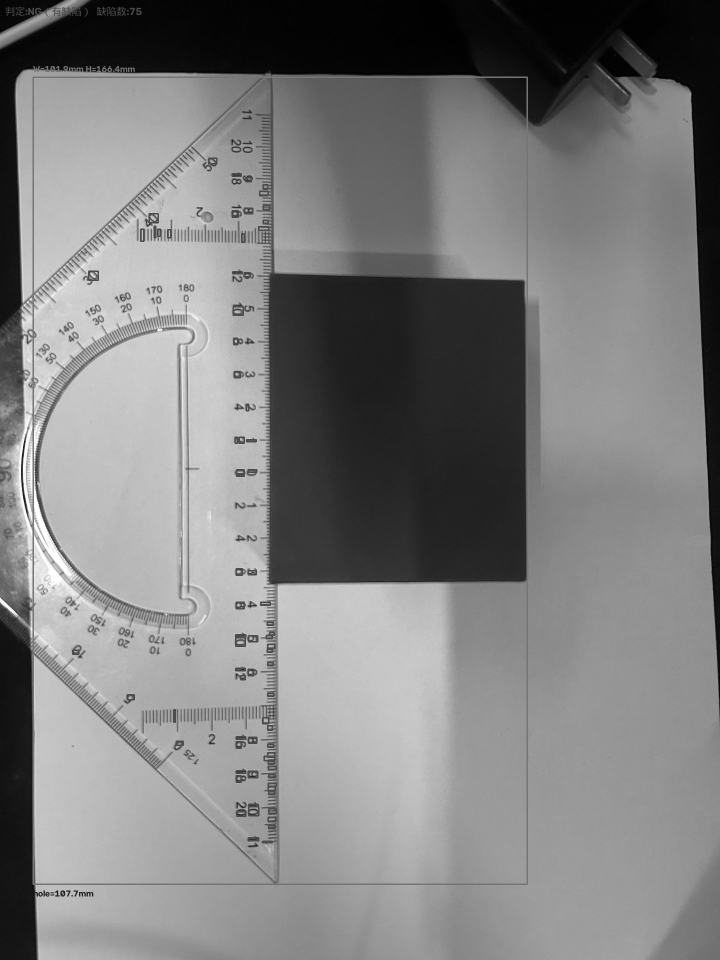
#> input picture result_input_red_block.png, 1440 x 1920 px (shown at 1/2 size); its folder holds only this picture in this run
$ python opencv_demo.py --image result_input_red_block.png
#> lines starting #> are read from the running program, lines starting #| are printed output that depends on the picture; after the words box and inside, x2 and y2 are one past the last pixel; in counts of white or black regions, pixels touching at a corner belong together
# -*- coding: utf-8 -*-
"""
工件尺寸测量 + 缺陷检测 Demo（机器视觉 / AOI 入门）
作者：杨杰（学习用，可直接运行，注释全中文）

依赖：
    pip install opencv-python numpy

运行方式：
    python opencv_demo.py                          # 内置合成图演示（OK + NG 各一张）
    python opencv_demo.py --image 工件.jpg          # 用自己的真实照片
    python opencv_demo.py --image 工件.jpg --ppm 15 # 指定标定系数（像素/毫米）
    python opencv_demo.py --out C:/temp/out        # 输出到指定目录（避免中文路径问题）

本 Demo 覆盖的 AOI 核心知识点：
    1) 标定（calibration）：像素 -> 真实毫米的换算
    2) 阈值分割 + 轮廓检测：把工件从背景里抠出来
    3) 尺寸测量：包围盒 + 圆孔直径
    4) 缺陷检测：用「中值滤波模板差分」找表面划痕/异色斑点
"""

import argparse
import os
import sys
import cv2
import numpy as np

PIXELS_PER_MM = 10.0


# ---------- 中文路径兼容 ----------
def imwrite_unicode(path, img):
    """cv2.imwrite 不支持中文路径，用 imencode+tofile 绕过。"""
    ext = os.path.splitext(path)[1].lower()
    enc_map = {".jpg": ".jpg", ".jpeg": ".jpg", ".png": ".png",
               ".bmp": ".bmp", ".tiff": ".tiff"}
    suffix = enc_map.get(ext, ".png")
    ok, buf = cv2.imencode(suffix, img)
    if ok:
        buf.tofile(path)
        return True
    return False


def imread_unicode(path):
    """cv2.imread 不支持中文路径，用 numpy+imdecode 绕过。"""
    return cv2.imdecode(np.fromfile(path, dtype=np.uint8), cv2.IMREAD_COLOR)


def imread_gray_unicode(path):
#> called with path = 'result_input_red_block.png'
    return cv2.imdecode(np.fromfile(path, dtype=np.uint8), cv2.IMREAD_GRAYSCALE)
#> returned value is the input picture: shape (1920, 1440); min 0, max 255, mean 126.7


# ---------- 合成图生成 ----------
def generate_sample(out_dir, with_defect=True, tag="ng"):
    """
    合成一张工件图：金属矩形件 + 圆孔 +（可选）划痕 + 50mm 标定尺。
    用于没有真实照片时也能跑通全流程。
    """
    w, h = 640, 480
    img = np.ones((h, w), np.uint8) * 220
    cv2.rectangle(img, (180, 120), (460, 360), 130, -1)
    cv2.circle(img, (320, 240), 35, 230, -1)
    if with_defect:
        cv2.line(img, (250, 180), (300, 230), 60, 3)
    bar_len = int(50 * PIXELS_PER_MM)
    cv2.rectangle(img, (40, 420), (40 + bar_len, 440), 80, -1)
    cv2.putText(img, "50mm ref", (40, 410),
                cv2.FONT_HERSHEY_SIMPLEX, 0.6, 60, 1)
    path = os.path.join(out_dir, f"sample_{tag}.png")
    imwrite_unicode(path, img)
    return path, img


# ---------- 尺寸测量 ----------
def measure_dimensions(gray):
    """
    阈值分割 -> 轮廓检测 -> 包围盒尺寸 -> ROI内圆孔检测。
    返回 dict 或 None。
    """
    # 自适应阈值比固定阈值更鲁棒（适应不同光照）
    if gray.mean() > 128:
        _, th = cv2.threshold(gray, 180, 255, cv2.THRESH_BINARY_INV)
    else:
        th = cv2.adaptiveThreshold(gray, 255, cv2.ADAPTIVE_THRESH_GAUSSIAN_C,
                                   cv2.THRESH_BINARY_INV, 51, 10)
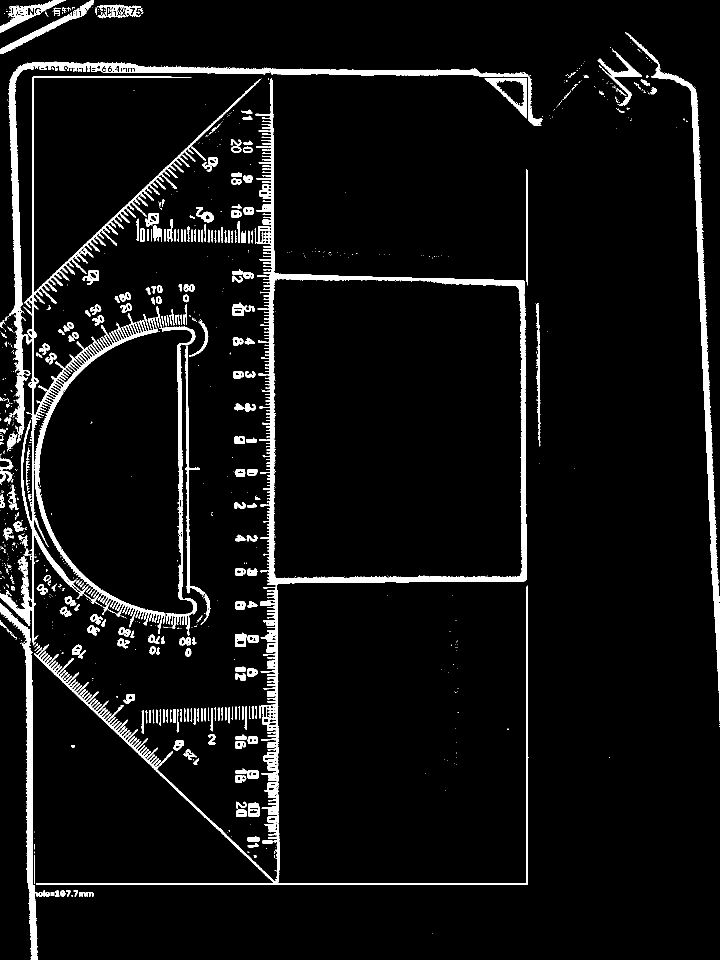
#> th: shape (1920, 1440) (shown at 1/2 size); 6.1% white; 928 white regions (646 under 20 px)

    contours, _ = cv2.findContours(th, cv2.RETR_EXTERNAL, cv2.CHAIN_APPROX_SIMPLE)
#> contours = 875 contours, 627 with area under 20; largest, box (x1, y1, x2, y2) and area: (68, 156, 1057, 1770) 332312, (0, 153, 523, 1291) 28903, (16, 123, 1085, 885) 19096, (1250, 64, 1440, 1442) 12640, (0, 1206, 76, 1920) 7652
    if not contours:
        return None
    c = max(contours, key=cv2.contourArea)
#> c = contour of 4422 points, box (x1, y1, x2, y2) (68, 156, 1057, 1770), area 332312
    x, y, w, h = cv2.boundingRect(c)
#> x = 68; y = 156; w = 989; h = 1614

    # 在工件 ROI 内找圆孔（亮区域）
    roi = gray[y:y + h, x:x + w]
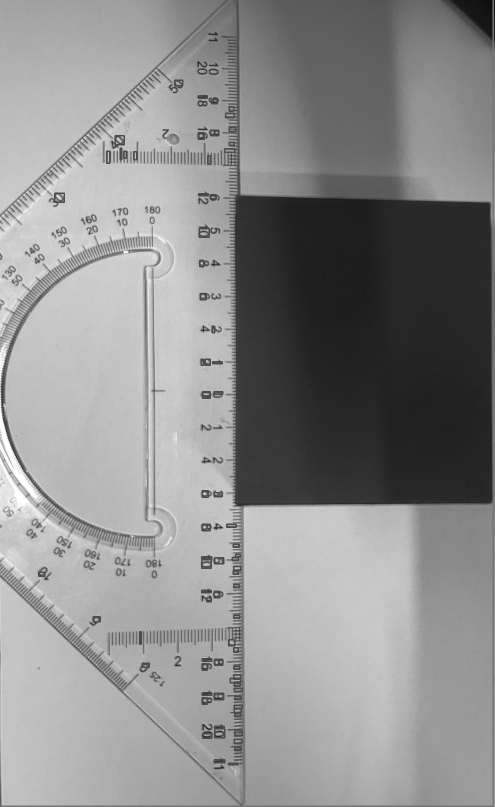
#> roi: shape (1614, 989) (shown at 1/2 size); min 12, max 255, mean 141
    _, th2 = cv2.threshold(roi, 180, 255, cv2.THRESH_BINARY)
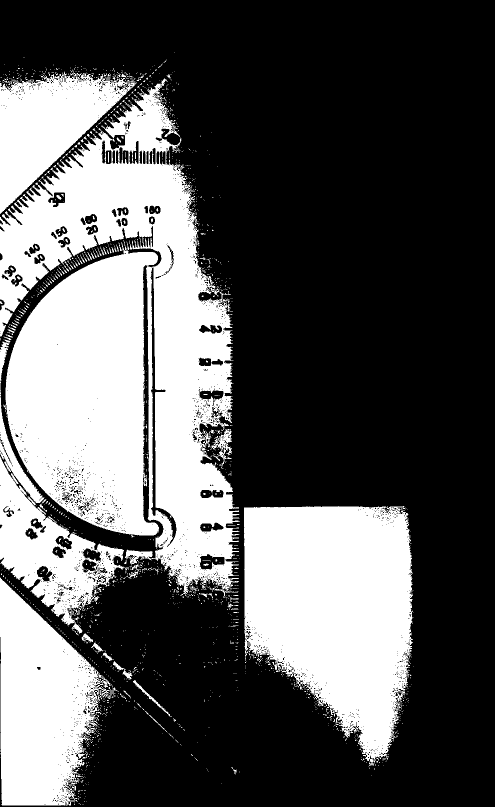
#> th2: shape (1614, 989) (shown at 1/2 size); 35% white; 1707 white regions (1604 under 20 px)
    holes, _ = cv2.findContours(th2, cv2.RETR_EXTERNAL, cv2.CHAIN_APPROX_SIMPLE)
#> holes = 1634 contours, 1606 with area under 20; largest, box (x1, y1, x2, y2) and area: (0, 157, 480, 1196) 297808, (488, 1012, 826, 1532) 128120, (0, 1155, 235, 1611) 63604, (0, 143, 274, 428) 37084, (0, 913, 251, 1268) 35068
    hole_diam_px = 0.0
    for hh in holes:
        if cv2.contourArea(hh) > 100:
            (_, _), r = cv2.minEnclosingCircle(hh)
            hole_diam_px = max(hole_diam_px, 2 * r)
#> this loop made 1634 passes
#> (r, hole_diam_px) on passes 358, 453, 524, 542, 802, 856, 921, 947, 983, 1007, 1485, 1573: (50.57, 101.1), (24.4, 101.1), (12.39, 101.1), (11.82, 101.1), (238.2, 476.3), (16.1, 476.3), (290.9, 581.9), (193.8, 581.9), (39.7, 581.9), (165.2, 581.9), (522.3, 1044.7), (189.2, 1044.7)
#> hh on passes 1 to 6: [[160, 1609], [161, 1609]], [[165, 1608], [166, 1608]], [[148, 1607], [148, 1609], [149, 1608]], [[157, 1606], [159, 1606]], [[172, 1603]], [[168, 1603], [169, 1603]]

    return {"bbox": (x, y, w, h), "w_px": w, "h_px": h,
            "hole_diam_px": hole_diam_px, "contour": c}


# ---------- 缺陷检测 ----------
def detect_defects(gray, bbox):
    """
    中值滤波模板差分法（工业 AOI 常用）：
    正常表面平滑 → 中值滤波后几乎不变；
    划痕/脏点等缺陷是突变 → 滤波前后差异大 → 被检出。
    """
    x, y, w, h = bbox
    roi = gray[y:y + h, x:x + w]
    smooth = cv2.medianBlur(roi, 9)
    diff = cv2.absdiff(roi, smooth)
    _, dth = cv2.threshold(diff, 25, 255, cv2.THRESH_BINARY)
    dth = cv2.morphologyEx(dth, cv2.MORPH_OPEN, np.ones((3, 3), np.uint8))
    contours, _ = cv2.findContours(dth, cv2.RETR_EXTERNAL, cv2.CHAIN_APPROX_SIMPLE)
    defects = [cv2.boundingRect(c) for c in contours if cv2.contourArea(c) > 30]
    return [(x + dx, y + dy, dw, dh) for (dx, dy, dw, dh) in defects]


# ---------- 主处理流程 ----------
def process(img, name, ppm, out_dir):
    """测量 + 缺陷检测 + 画结果 + 存盘。"""
    color = cv2.cvtColor(img, cv2.COLOR_GRAY2BGR) if len(img.shape) == 2 else img.copy()
    if len(color.shape) == 3 and color.shape[2] == 3:
        gray_for_proc = cv2.cvtColor(color, cv2.COLOR_BGR2GRAY)
    else:
        gray_for_proc = img

    res = measure_dimensions(gray_for_proc)
#> res = {'bbox': (68, 156, 989, 1614), 'w_px': 989, 'h_px': 1614, 'hole_diam_px': 1044.7, 'contour': contour of 4422 points, box (x1, y1, x2, y2) (68, 156, 1057, 1770), area 332312}
    if res is None:
        print(f"[{name}] 未检测到工件，跳过")
        return

    x, y, w, h = res["bbox"]
#> x = 68; y = 156; w = 989; h = 1614
    cv2.rectangle(color, (x, y), (x + w, y + h), (0, 200, 0), 2)
    w_mm = res["w_px"] / ppm
#> w_mm = 98.9
    h_mm = res["h_px"] / ppm
#> h_mm = 161.4
    cv2.putText(color, f"W={w_mm:.1f}mm H={h_mm:.1f}mm",
                (x, max(y - 10, 20)), cv2.FONT_HERSHEY_SIMPLEX, 0.6, (0, 200, 0), 2)
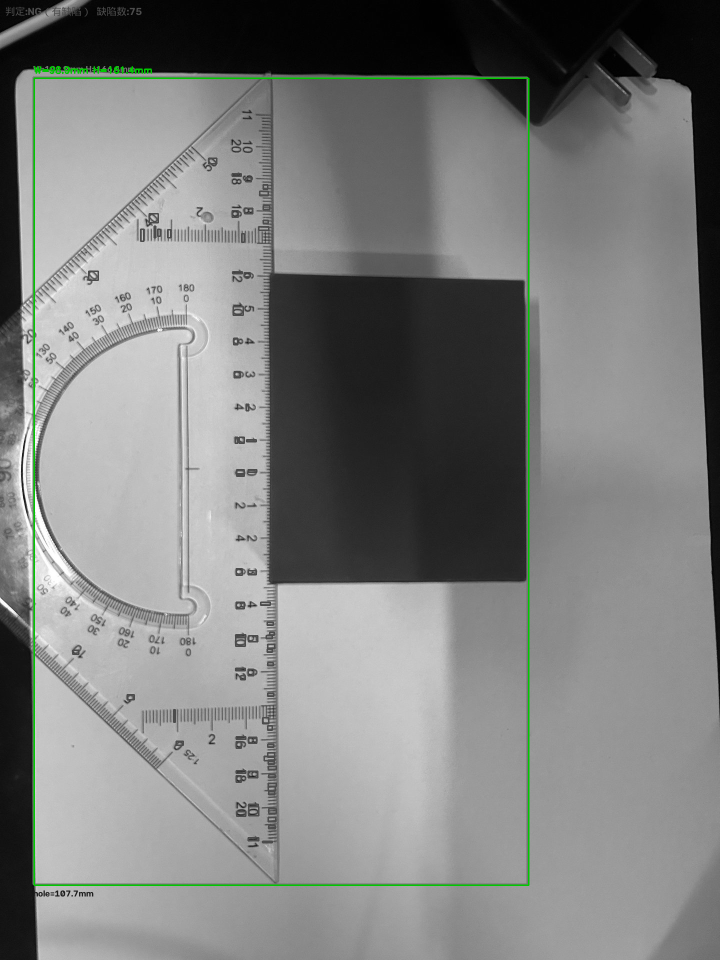
#> color: shape (1920, 1440, 3) (shown at 1/2 size); mean B, G, R 125.8, 127.1, 125.8
    if res["hole_diam_px"] > 0:
        d_mm = res["hole_diam_px"] / ppm
#> d_mm = 104.5
        cv2.putText(color, f"hole={d_mm:.1f}mm",
                    (x, min(y + h + 25, color.shape[0] - 10)),
                    cv2.FONT_HERSHEY_SIMPLEX, 0.6, (255, 0, 0), 2)
#> color: shape (1920, 1440, 3); 0.04% of pixels changed, all inside (x1, y1, x2, y2) = (69, 1781, 212, 1797)

    defects = detect_defects(gray_for_proc, res["bbox"])
#> in detect_defects, `_, dth = cv2.threshold(diff, 25, 255, cv2.THRESH_BINARY)`: dth: shape (1614, 989); 3.4% white in thin lines or dots
#> in detect_defects, `dth = cv2.morphologyEx(dth, cv2.MORPH_OPEN, np.ones((3, 3), np.uint8))`:
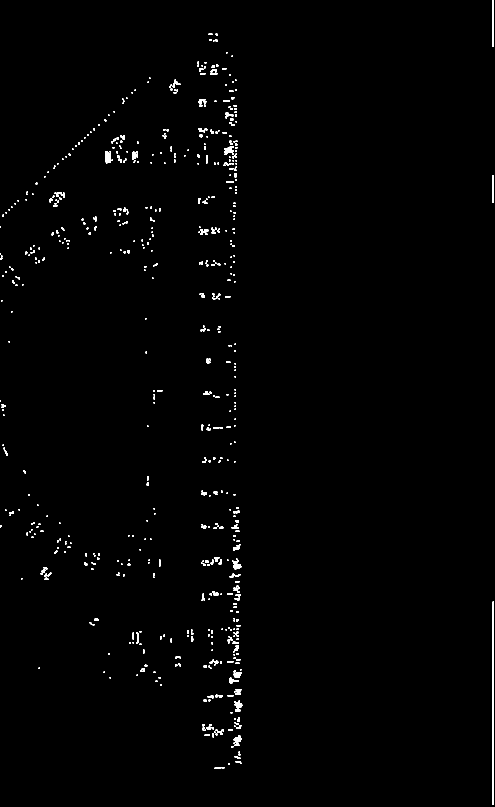
#> dth: shape (1614, 989) (shown at 1/2 size); 0.92% white; 609 white regions (400 under 20 px)
#> in detect_defects, `contours, _ = cv2.findContours(dth, cv2.RETR_EXTERNAL, cv2.CHAIN_APPRO..`: contours = 609 contours, 502 with area under 20; largest, box (x1, y1, x2, y2) and area: (985, 1203, 988, 1610) 812, (984, 0, 988, 94) 189, (448, 293, 468, 310) 168, (210, 302, 218, 327) 153, (468, 1401, 485, 1415) 118
#> in detect_defects, `defects = [cv2.boundingRect(c) for c in contours if cv2.contourArea(c)..`: defects = 40 items, first 6: (467, 1471, 17, 17), (431, 1459, 17, 6), (470, 1416, 11, 8), (468, 1401, 17, 14), (415, 1391, 12, 6), (459, 1355, 19, 12)
#> defects = 40 items, first 6: (535, 1627, 17, 17), (499, 1615, 17, 6), (538, 1572, 11, 8), (536, 1557, 17, 14), (483, 1547, 12, 6), (527, 1511, 19, 12)
    for (dx, dy, dw, dh) in defects:
        cv2.rectangle(color, (dx, dy), (dx + dw, dy + dh), (0, 0, 255), 2)
#> this loop made 40 passes
#> (dx, dy, dw, dh) on passes 1 to 12: (535, 1627, 17, 17), (499, 1615, 17, 6), (538, 1572, 11, 8), (536, 1557, 17, 14), (483, 1547, 12, 6), (527, 1511, 19, 12), (535, 1501, 17, 10), (487, 1475, 18, 12), (534, 1447, 12, 14), (533, 1439, 13, 5), (523, 1428, 11, 15), (340, 1420, 6, 24)
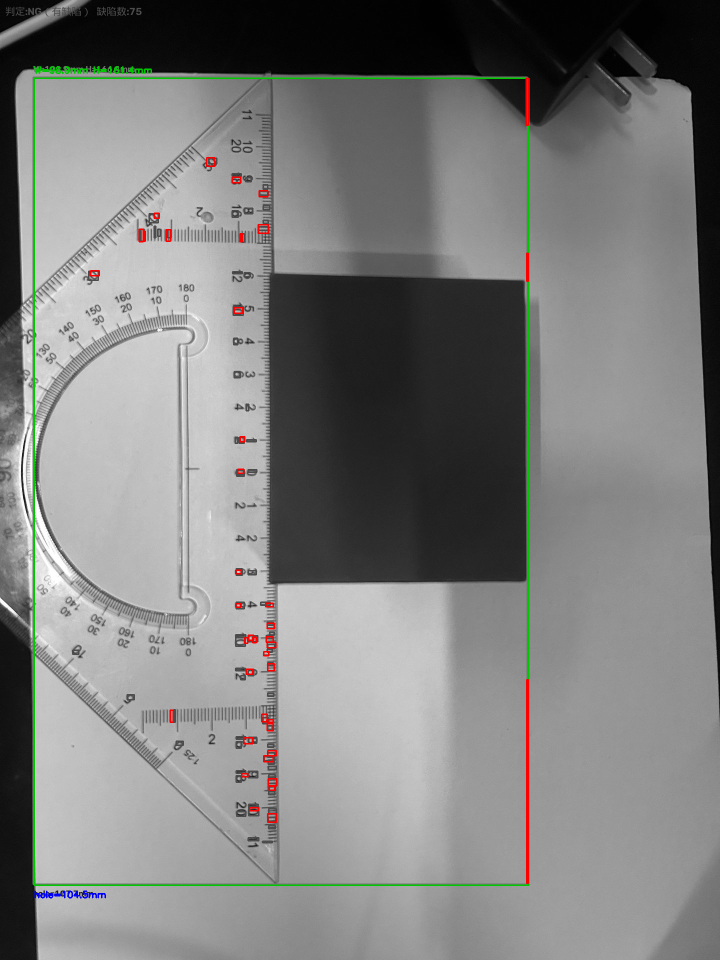
#> color: shape (1920, 1440, 3) (shown at 1/2 size); mean B, G, R 125.6, 126.6, 126.3

    verdict = "NG（有缺陷）" if defects else "OK（合格）"
#> verdict = 'NG（有缺陷）'
    cv2.putText(color, f"判定:{verdict}  缺陷数:{len(defects)}",
                (10, 30), cv2.FONT_HERSHEY_SIMPLEX, 0.7, (0, 0, 255), 2)
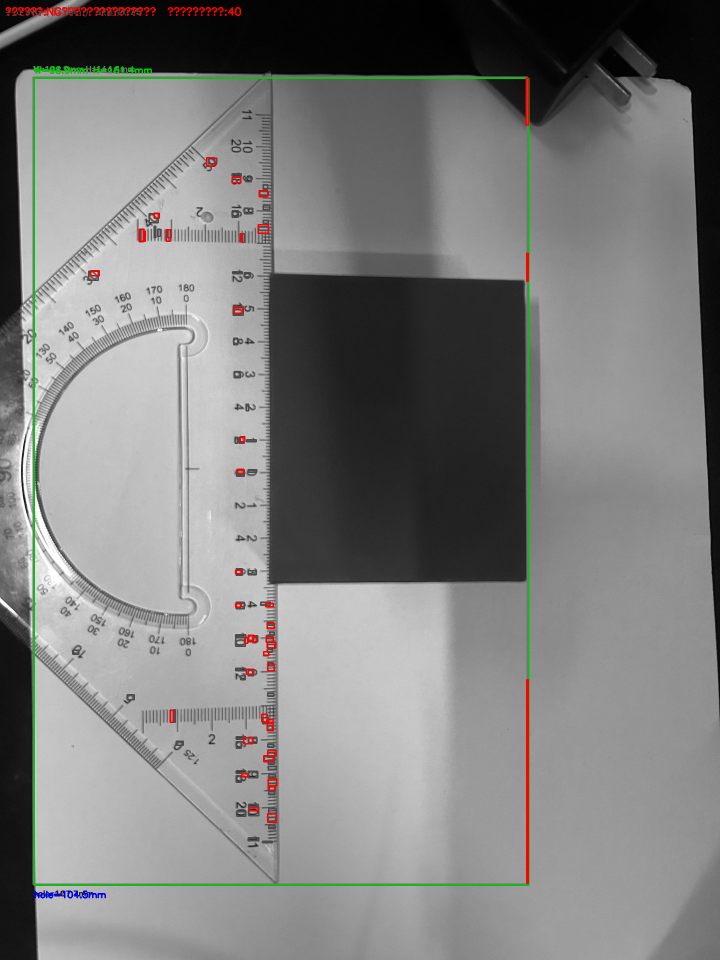
#> color: shape (1920, 1440, 3) (shown at 1/2 size); 0.11% of pixels changed, all inside (x1, y1, x2, y2) = (11, 14, 482, 32)

    out = os.path.join(out_dir, f"result_{name}.png")
    imwrite_unicode(out, color)
    print(f"[{name}] 尺寸 W={w_mm:.1f}mm H={h_mm:.1f}mm  "
          f"圆孔≈{res['hole_diam_px']/ppm:.1f}mm  "
          f"缺陷数={len(defects)}  -> {verdict}")
#| [result_input_red_block] 尺寸 W=98.9mm H=161.4mm  圆孔≈104.5mm  缺陷数=40  -> NG（有缺陷）
    print(f"       结果图: {out}")
    return out


def main():
    parser = argparse.ArgumentParser(description="工件尺寸测量 + 缺陷检测 Demo")
    parser.add_argument("--image", default=None, help="工件照片路径")
    parser.add_argument("--ppm", type=float, default=PIXELS_PER_MM,
                        help="标定系数 像素/毫米（默认 10.0）")
    parser.add_argument("--out", default=None,
                        help="输出目录（默认与脚本同级的 output/）")
    args = parser.parse_args()

    here = os.path.dirname(os.path.abspath(__file__))
    out_dir = args.out or os.path.join(here, "output")
    os.makedirs(out_dir, exist_ok=True)

    if args.image and os.path.exists(args.image):
        img = imread_gray_unicode(args.image)
        if img is None:
            print("[错误] 图片读取失败，检查路径"); sys.exit(1)
        name = os.path.splitext(os.path.basename(args.image))[0]
        process(img, name, args.ppm, out_dir)
    else:
        print("[信息] 未提供 --image，使用内置合成图演示（一张合格、一张带缺陷）\n")
        _, ok = generate_sample(out_dir, with_defect=False, tag="ok")
        process(ok, "ok", args.ppm, out_dir)
        _, ng = generate_sample(out_dir, with_defect=True, tag="ng")
        process(ng, "ng", args.ppm, out_dir)


if __name__ == "__main__":
    main()
